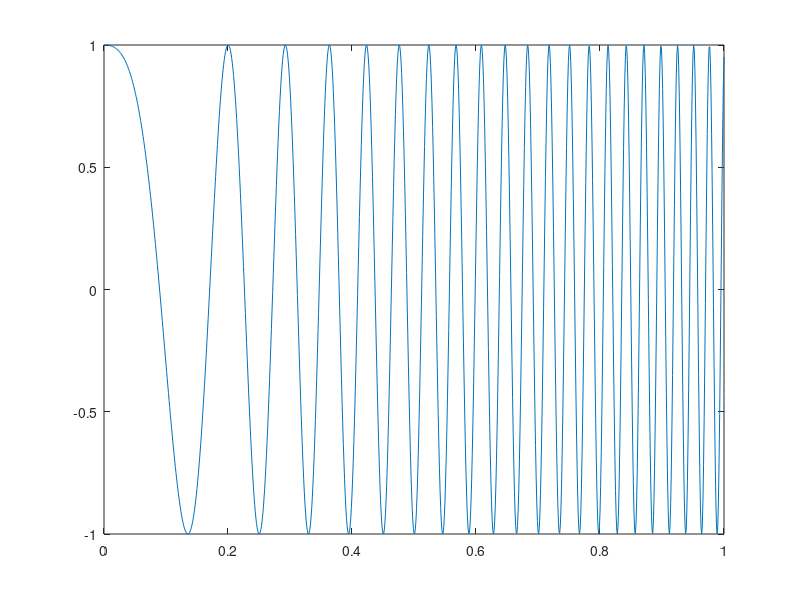

This chart was generated by the following MATLAB code: (Note: this script raises an error after producing the figure.)
clear all
clc
global w;
global hn;
NmbrOfElements = 6;
%TYPE 1 ......Wk
%TYPE 2.......Wd
%TYPE 3.......Wf
%TYPE 4.......Wc
%TYPE 5.......We
%TYPE 6.......Wj
WeightFactorsStr = {'Wk','Wd','Wf','Wc','We','Wj'}';
% colors: magenta,cyan,red, green, blue, black
LineColors       = {'m','c','r','g','b','x'}';
Fs = 1000;          % 1kHz sample rate
t = 0:1/Fs:1;      % 1 seconds @ 1kHz sample rate
fo = 1; f1 = 400;   % Start at 10Hz, go up to 400Hz
y = chirp(t,fo,10,f1)';
plot(t,y');
MyInput = y';
InputSignal = cat(2,t',y);
FilteredSignal = ISO2631(y,1,Fs);
Kristian = FilteredSignal'; 
plot(FilteredSignal);
grid on;
Freq = w/2*pi;
semilogx(Freq,20*log10(hn),'m');hold on;
FilteredSignal = ISO2631(y,2,Fs);
Freq = w/2*pi;
semilogx(Freq,20*log10(hn),'c');
FilteredSignal = ISO2631(y,3,Fs);
Freq = w/2*pi;
semilogx(Freq,20*log10(hn),'r');
FilteredSignal = ISO2631(y,4,Fs);
Freq = w/2*pi;
semilogx(Freq,20*log10(hn),'g');
FilteredSignal = ISO2631(y,5,Fs);
Freq = w/2*pi;
semilogx(Freq,20*log10(hn),'b');
FilteredSignal = ISO2631(y,6,Fs);
Freq = w/2*pi;
semilogx(Freq,20*log10(hn),'k');
%-------------------- BS 6841-----------------------------

FilteredSignal = bs6841(y,1,Fs); % - TYPE 1 ......Wb
Freq = w/2*pi;
semilogx(Freq,20*log10(hn),':k');

FilteredSignal = bs6841(y,6,Fs); % - TYPE 6 ......Wg
Freq = w/2*pi;
semilogx(Freq,20*log10(hn),'-.k');


hleg1 = legend('Wk','Wd','Wf','Wc','We','Wj','Wb','Wg');
title('ISO2631 weightening frequency transfer functions');
axis([0.01 1000 -30 10]);
xlabel('Frequency (Hz)');
ylabel('Gain (dB)');
grid on;
hold off;


